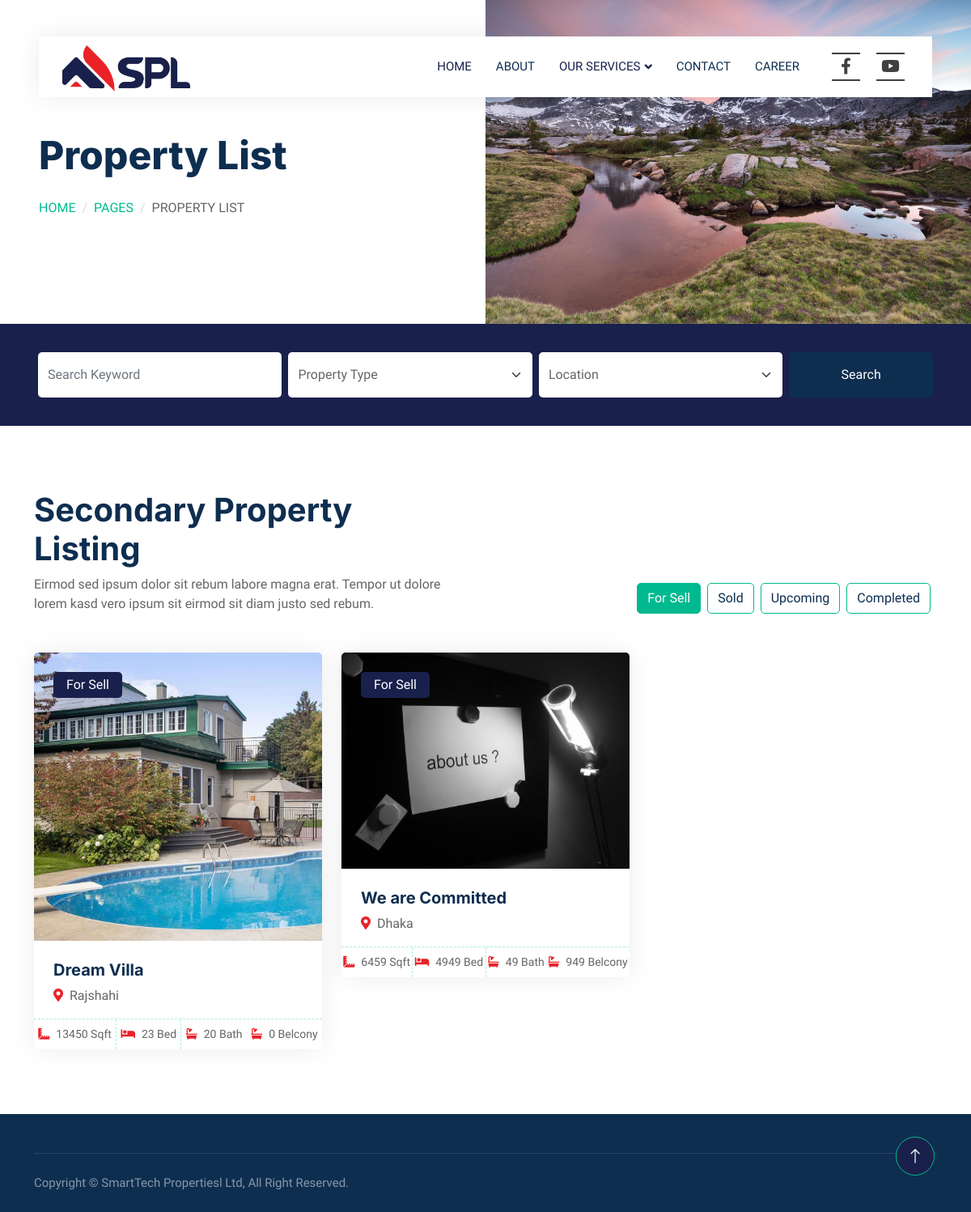
Page /secondary_p/ on the committed database.
### properties/models.py (models this page shows, shortened)
class PropertyHeaderImage(models.Model):
    image = models.ImageField(upload_to='header_images/', null=True, blank=True)

class Property(models.Model):
    PROPERTY_TYPES = [
        ('sell', 'For Sell'),
        ('sold', 'Sold'),
        ('upcoming', 'Upcoming'),
        ('completed', 'Completed'),
    ]
    title = models.CharField(max_length=100)
    category = models.CharField(choices=CATEGORY_CHOICES, default='J', max_length=2)
    property_type = models.CharField(max_length=10, choices=PROPERTY_TYPES, default='sell')
    location = models.CharField(max_length=255)
    image = models.ImageField(upload_to='property_images/',default="No Image Set")
    size_sqft = models.IntegerField()
    bedrooms = models.IntegerField()
    bathrooms = models.IntegerField()
    belcony = models.IntegerField(default=0)

### properties/views.py (the view)
# urls.py: path('secondary_p/',views.secondary_p,name="secondary_p"),
def secondary_p(request):
    header_image = PropertyHeaderImage.objects.first()  # Assuming you have only one header image
    s_properties=Property.objects.filter(category='S').order_by('id')
    for_sell_properties = s_properties.filter(property_type='sell')[:6]
    additional_sell_properties = s_properties.filter(property_type='sell')[6:]
    sold_properties = s_properties.filter(property_type='sold')[:6]
    additional_sold_properties = s_properties.filter(property_type='sold')[6:]
    upcoming_properties = s_properties.filter(property_type='upcoming')[:6]
    additional_upcoming_properties = s_properties.filter(property_type='upcoming')[6:]
    completed_properties = s_properties.filter(property_type='completed')[:6]
    additional_completed_properties = s_properties.filter(property_type='completed')[6:]
    context = {
        's_properties': s_properties,
        'header_image': header_image,
        'for_sell_properties': for_sell_properties,
        'additional_sell_properties': additional_sell_properties,
        'sold_properties': sold_properties,
        'additional_sold_properties': additional_sold_properties,
        'upcoming_properties': upcoming_properties,
        'additional_upcoming_properties': additional_upcoming_properties,
        'completed_properties': completed_properties,
        'additional_completed_properties': additional_completed_properties,
        }
    return render(request, 'properties/Secondary_project.html',context)

### properties/templates/properties/Secondary_project.html (shortened to what this page needs)
{% extends "properties/base.html" %}
{% block body %}
{% load static %}
<div class="container-fluid header bg-white p-0">
    <div class="row g-0 align-items-center flex-column-reverse flex-md-row">
        <div class="col-md-6 p-5 mt-lg-5">
            <h1 class="display-5 animated fadeIn mb-4">Property List</h1>
            <nav aria-label="breadcrumb animated fadeIn">
                <ol class="breadcrumb text-uppercase">
                    <li class="breadcrumb-item"><a href="#">Home</a></li>
                    <li class="breadcrumb-item"><a href="#">Pages</a></li>
                    <li class="breadcrumb-item text-body active" aria-current="page">Property List</li>
                </ol>
            </nav>
        </div>
        <div class="col-md-6 animated fadeIn">
            {% if header_image %}
                <img class="img-fluid" src="{{ header_image.image.url }}" alt="">
            {% else %}
                <img class="img-fluid" src="{% static 'img/default_header.jpg' %}" alt="Default Header Image">
            {% endif %}
        </div>
    </div>
</div>
<div class="container-fluid bg-primary mb-5 wow fadeIn" data-wow-delay="0.1s" style="padding: 35px;">
    <div class="container">
        <div class="row g-2">
            <div class="col-md-10">
                <div class="row g-2">
                    <div class="col-md-4">
                        <input type="text" class="form-control border-0 py-3" placeholder="Search Keyword">
                    </div>
                    <div class="col-md-4">
                        <select class="form-select border-0 py-3">
                            <option selected>Property Type</option>
                        </select>
                    </div>
                    <div class="col-md-4">
                        <select class="form-select border-0 py-3">
                            <option selected>Location</option>
                        </select>
                    </div>
                </div>
            </div>
            <div class="col-md-2">
                <button class="btn btn-dark border-0 w-100 py-3">Search</button>
            </div>
        </div>
    </div>
</div>
<div class="container-xxl py-5">
    <div class="container">
        <div class="row g-0 gx-5 align-items-end">
            <div class="col-lg-6">
                <div class="text-start mx-auto mb-5 wow slideInLeft" data-wow-delay="0.1s">
                    <h1 class="mb3">Secondary Property Listing</h1>
                    <p>Eirmod sed ipsum dolor sit rebum labore magna erat. Tempor ut dolore lorem kasd vero ipsum sit eirmod sit diam justo sed rebum.</p>
                </div>
            </div>
            <div class="col-lg-6 text-start text-lg-end wow slideInRight" data-wow-delay="0.1s">
                <ul class="nav nav-pills d-inline-flex justify-content-end mb-5">
                    <li class="nav-item me-2">
                        <a class="btn btn-outline-primary active" data-bs-toggle="pill" href="#tab-1">For Sell</a>
                    </li>
                    <li class="nav-item me-2">
                        <a class="btn btn-outline-primary" data-bs-toggle="pill" href="#tab-2">Sold</a>
                    </li>
                    <li class="nav-item me-2">
                        <a class="btn btn-outline-primary" data-bs-toggle="pill" href="#tab-3">Upcoming</a>
                    </li>
                    <li class="nav-item me-2">
                        <a class="btn btn-outline-primary" data-bs-toggle="pill" href="#tab-4">Completed</a>
                    </li>
                </ul>
            </div>
        </div>
        <div class="tab-content">
            <div id="tab-1" class="tab-pane fade show p-0 active">
                <div class="row g-4" id="property-list">
                    {% for property in for_sell_properties %}
                    <div class="col-lg-4 col-md-6 wow fadeInUp" data-wow-delay="0.1s">
                        <div class="property-item rounded overflow-hidden">
                            <div class="position-relative overflow-hidden">
                                <a href="{% url 'property_detail' property.id %}">
                                    <img class="img-fluid" src="{{ property.image.url }}" alt="">
                                </a>
                                <div class="bg-primary rounded text-white position-absolute start-0 top-0 m-4 py-1 px-3">
                                    For Sell
                                </div>
                            </div>
                            <div class="p-4 pb-0">
                                <a class="d-block h5 mb-2" href="{% url 'property_detail' property.id %}">{{ property.title }}</a>
                                <p><i class="fa fa-map-marker-alt text-primary me-2"></i>{{ property.location }}</p>
                            </div>
                            <div class="d-flex border-top">
                                <small class="flex-fill text-center border-end py-2"><i class="fa fa-ruler-combined text-primary me-2"></i>{{ property.size_sqft }} Sqft</small>
                                <small class="flex-fill text-center border-end py-2"><i class="fa fa-bed text-primary me-2"></i>{{ property.bedrooms }} Bed</small>
                                <small class="flex-fill text-center py-2"><i class="fa fa-bath text-primary me-2"></i>{{ property.bathrooms }} Bath</small>
                                <small class="flex-fill text-center py-2"><i class="fa fa-bath text-primary me-2"></i>{{ property.belcony }} Belcony</small>
                            </div>
                        </div>
                    </div>
                    {% endfor %}
                </div>
            </div>
        </div>
    </div>
</div>
{% endblock %}

### properties/static/css/style.css (style rules this page uses)
:root { --primary: #19204B; --secondary: #FF6922; --light: #EFFDF5; --dark: #0E2E50; }
.btn { transition: .5s; }
@media (min-width: 992px) { .header { margin-top: -120px; } }
.breadcrumb-item + .breadcrumb-item::before { color: #DDDDDD; }
.nav-pills .nav-item .btn { color: var(--dark); }
.nav-pills .nav-item .btn:hover, .nav-pills .nav-item .btn.active { color: #FFFFFF; }
.property-item { box-shadow: 0 0 30px rgba(0, 0, 0, .08); }
.property-item img { transition: .5s; }
.property-item .border-top { border-top: 1px dashed rgba(0, 185, 142, .3) !important; }
.property-item .border-end { border-right: 1px dashed rgba(0, 185, 142, .3) !important; }

### properties/templates/properties/base.html (style rules this page uses)
:root { --facebook-color: #3b5998; --youtube-color: #ff0000; --icon-color: #404040; }

### rows in the picture
PropertyHeaderImage: image (picture)
Property: image (picture), title "Dream Villa", location "Rajshahi", size_sqft "13450", bedrooms "23", bathrooms "20", belcony "0"
Property: image (picture), title "We are Committed", location "Dhaka", size_sqft "6459", bedrooms "4949", bathrooms "49", belcony "949"
